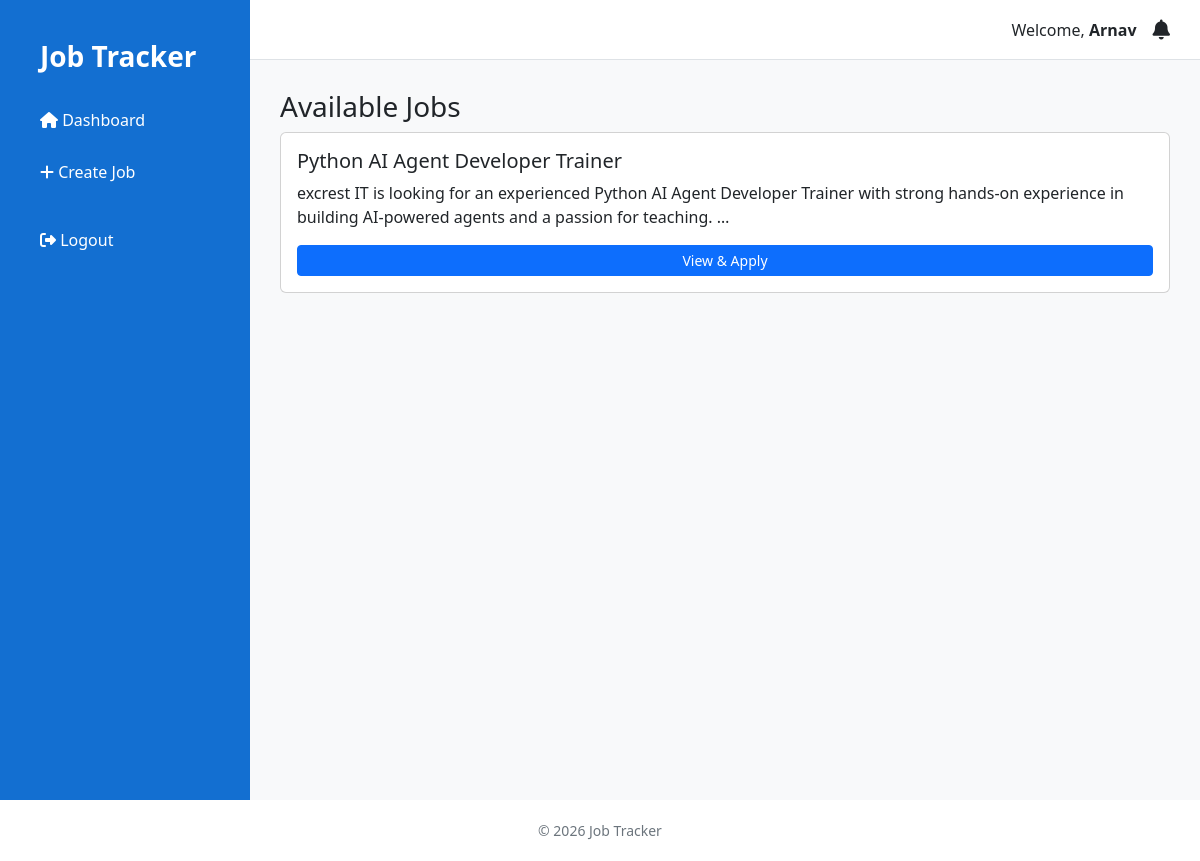
Page /jobs/ (signed in) on the committed database.
### application/models.py (models this page shows, shortened)
class Job(models.Model):
    STATUS_CHOICES = (
        ('open', 'Open'),
        ('closed', 'Closed'),
    )
    recruiter = models.ForeignKey(User, on_delete=models.CASCADE)
    title = models.CharField(max_length=200)
    description = models.TextField()
    location = models.CharField(max_length=100)
    experience_required = models.BooleanField(default=False)
    min_experience = models.PositiveIntegerField(null=True, blank=True)
    status = models.CharField(max_length=10, choices=STATUS_CHOICES, default='open')
    created_at = models.DateTimeField(auto_now_add=True)

### application/views.py (the view)
# urls.py: path('jobs/', views.job_list, name='job_list'),
@login_required
def job_list(request):
    jobs = Job.objects.filter(status='open')
    return render(request, "candidate/job_list.html", {"jobs": jobs})

### application/templates/candidate/job_list.html
{% extends "dashboard_base.html" %}
{% block dashboard_content %}
<h3>Available Jobs</h3>
{% for job in jobs %}
<div class="card p-3 mb-2">
    <h5>{{ job.title }}</h5>
    <p>{{ job.description|truncatewords:25 }}</p>
    <a href="{% url 'apply_job' job.id %}" class="btn btn-primary btn-sm">
        View & Apply
    </a>
</div>
{% empty %}
<p>No jobs available</p>
{% endfor %}
{% endblock %}

### application/templates/dashboard_base.html (shortened to what this page needs)
<!DOCTYPE html>
<html lang="en">
<head>
    <link href="https://cdn.jsdelivr.net/npm/bootstrap@5.3.0/dist/css/bootstrap.min.css" rel="stylesheet">
    <link href="https://cdnjs.cloudflare.com/ajax/libs/font-awesome/6.5.1/css/all.min.css" rel="stylesheet">
</head>
<body>
<div id="sidebar">
    <div class="sidebar-title">
        <h3>Job Tracker</h3>
    </div>
    {% if user.is_authenticated %}
    {% with role=user.profile.role|upper %}
    <ul class="sidebar-list">
        {% if role == "RECRUITER" %}
            <li class="sidebar-list-item"><a href="{% url 'recruiter_dashboard' %}"><i class="fa-solid fa-house"></i> Dashboard</a></li>
            <li class="sidebar-list-item"><a href="{% url 'create_job' %}"><i class="fa-solid fa-plus"></i> Create Job</a></li>
        {% endif %}
        <li class="mt-3">
            <a href="{% url 'logout' %}" class="logout-link"><i class="fa-solid fa-right-from-bracket"></i> Logout</a>
        </li>
    </ul>
    {% endwith %}
    {% endif %}
</div>
<div class="topbar">
    <span>Welcome, <strong>{{ user.username|title }}</strong></span>
    <a href="{% url 'notifications' %}" class="position-relative text-dark ms-3">
        <i class="fa-solid fa-bell fa-lg"></i>
    </a>
</div>
<div class="main-content">
    {% block dashboard_content %}{% endblock %}
</div>
<footer>
    © 2026 Job Tracker
</footer>
</body>
</html>

### application/templates/dashboard_base.html (style rules this page uses)
#sidebar { height: 100vh; width: 250px; background-color: rgb(19, 111, 209); color: #fff; position: fixed; top: 0; left: 0; overflow-y: auto; padding-bottom: 40px; }
.sidebar-title { padding: 40px 20px 20px 40px; }
.sidebar-title h3 { margin: 0; font-weight: bold; }
.sidebar-list { list-style: none; padding: 0; margin: 0; }
.sidebar-list-item { padding: 14px 20px 14px 40px; font-size: 16px; }
.sidebar-list-item a { color: #fff; text-decoration: none; display: block; }
.logout-link { display: block; padding: 14px 20px 14px 40px; color: #fff; text-decoration: none; }
.topbar { height: 60px; background: #fff; border-bottom: 1px solid #dee2e6; margin-left: 250px; padding: 0 30px; display: flex; align-items: center; justify-content: flex-end; }
.main-content { margin-left: 250px; padding: 30px; background-color: #f8f9fa; min-height: calc(100vh - 60px); }
footer { text-align: center; color: #6c757d; font-size: 14px; padding: 20px 0; }

### rows in the picture
Job: title "Python AI Agent Developer Trainer", description "excrest IT is looking for an experienced Python AI Agent Developer Trainer with strong hands-on experience in building AI-powered agents and a passion for teaching. …"

### other values in the picture
{{ user.username|title }} "Arnav"
